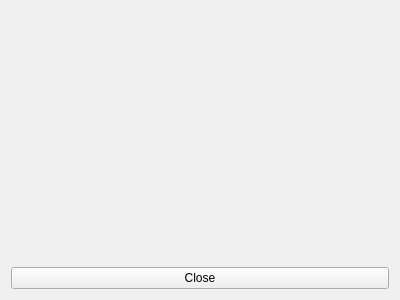
<?xml version="1.0" encoding="UTF-8"?>
<ui version="4.0">
 <class>SwissHCC_SummaryForm</class>
 <widget class="QWidget" name="SwissHCC_SummaryForm">
  <property name="geometry">
   <rect>
    <x>0</x>
    <y>0</y>
    <width>400</width>
    <height>300</height>
   </rect>
  </property>
  <property name="sizePolicy">
   <sizepolicy hsizetype="Fixed" vsizetype="Preferred">
    <horstretch>0</horstretch>
    <verstretch>0</verstretch>
   </sizepolicy>
  </property>
  <property name="minimumSize">
   <size>
    <width>400</width>
    <height>0</height>
   </size>
  </property>
  <property name="windowTitle">
   <string>Form</string>
  </property>
  <layout class="QVBoxLayout" name="verticalLayout">
   <item>
    <spacer name="verticalSpacer_2">
     <property name="orientation">
      <enum>Qt::Vertical</enum>
     </property>
     <property name="sizeHint" stdset="0">
      <size>
       <width>20</width>
       <height>40</height>
      </size>
     </property>
    </spacer>
   </item>
   <item>
    <layout class="QHBoxLayout" name="horizontalLayout">
     <item>
      <spacer name="horizontalSpacer">
       <property name="orientation">
        <enum>Qt::Horizontal</enum>
       </property>
       <property name="sizeHint" stdset="0">
        <size>
         <width>40</width>
         <height>20</height>
        </size>
       </property>
      </spacer>
     </item>
     <item>
      <layout class="QGridLayout" name="slotsGridLayout"/>
     </item>
     <item>
      <spacer name="horizontalSpacer_2">
       <property name="orientation">
        <enum>Qt::Horizontal</enum>
       </property>
       <property name="sizeHint" stdset="0">
        <size>
         <width>40</width>
         <height>20</height>
        </size>
       </property>
      </spacer>
     </item>
    </layout>
   </item>
   <item>
    <spacer name="verticalSpacer">
     <property name="orientation">
      <enum>Qt::Vertical</enum>
     </property>
     <property name="sizeHint" stdset="0">
      <size>
       <width>20</width>
       <height>40</height>
      </size>
     </property>
    </spacer>
   </item>
   <item>
    <widget class="QPushButton" name="closePushButton">
     <property name="text">
      <string>Close</string>
     </property>
    </widget>
   </item>
  </layout>
 </widget>
 <resources/>
 <connections/>
</ui>
